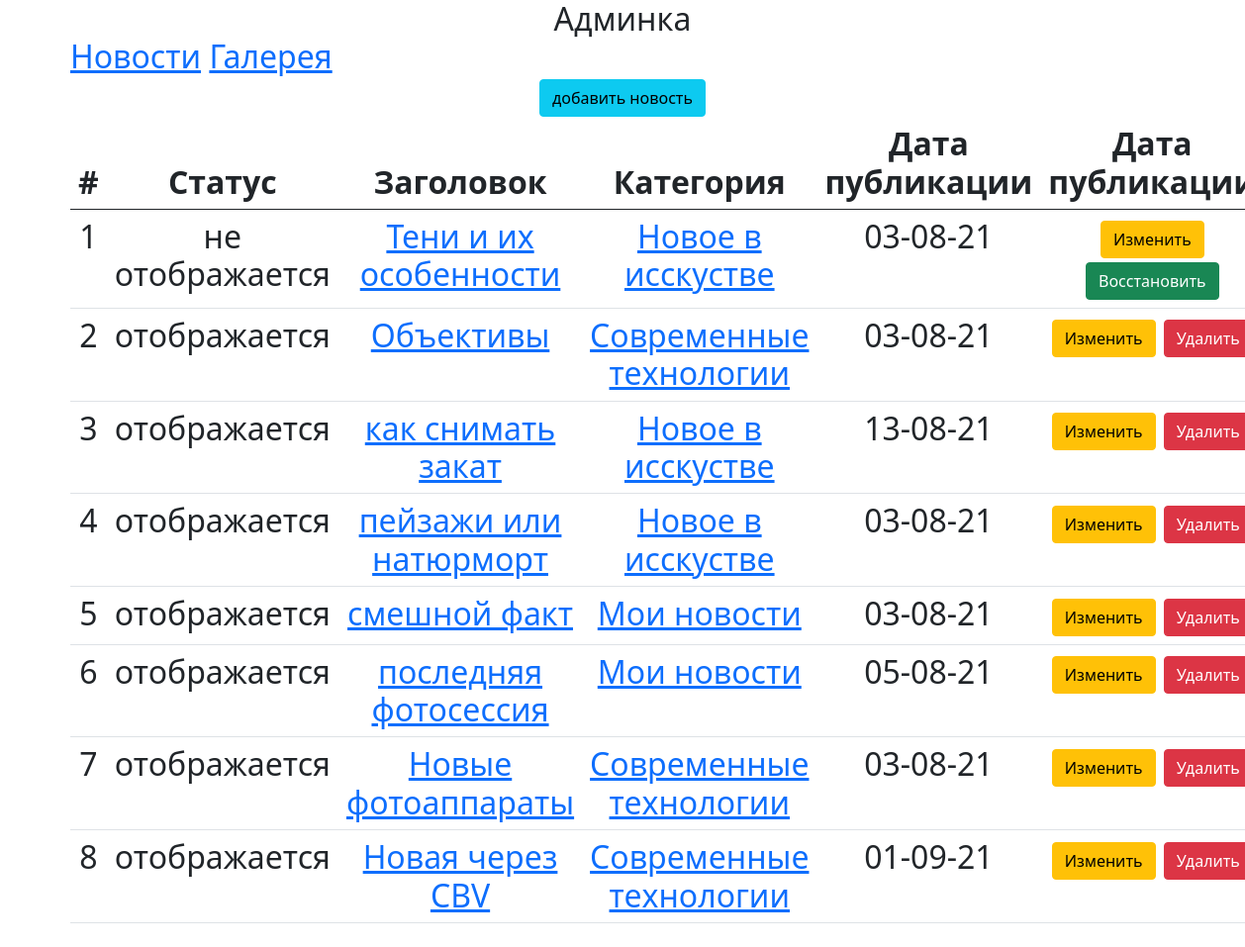
Page /myadmin/ on the earlier database version.
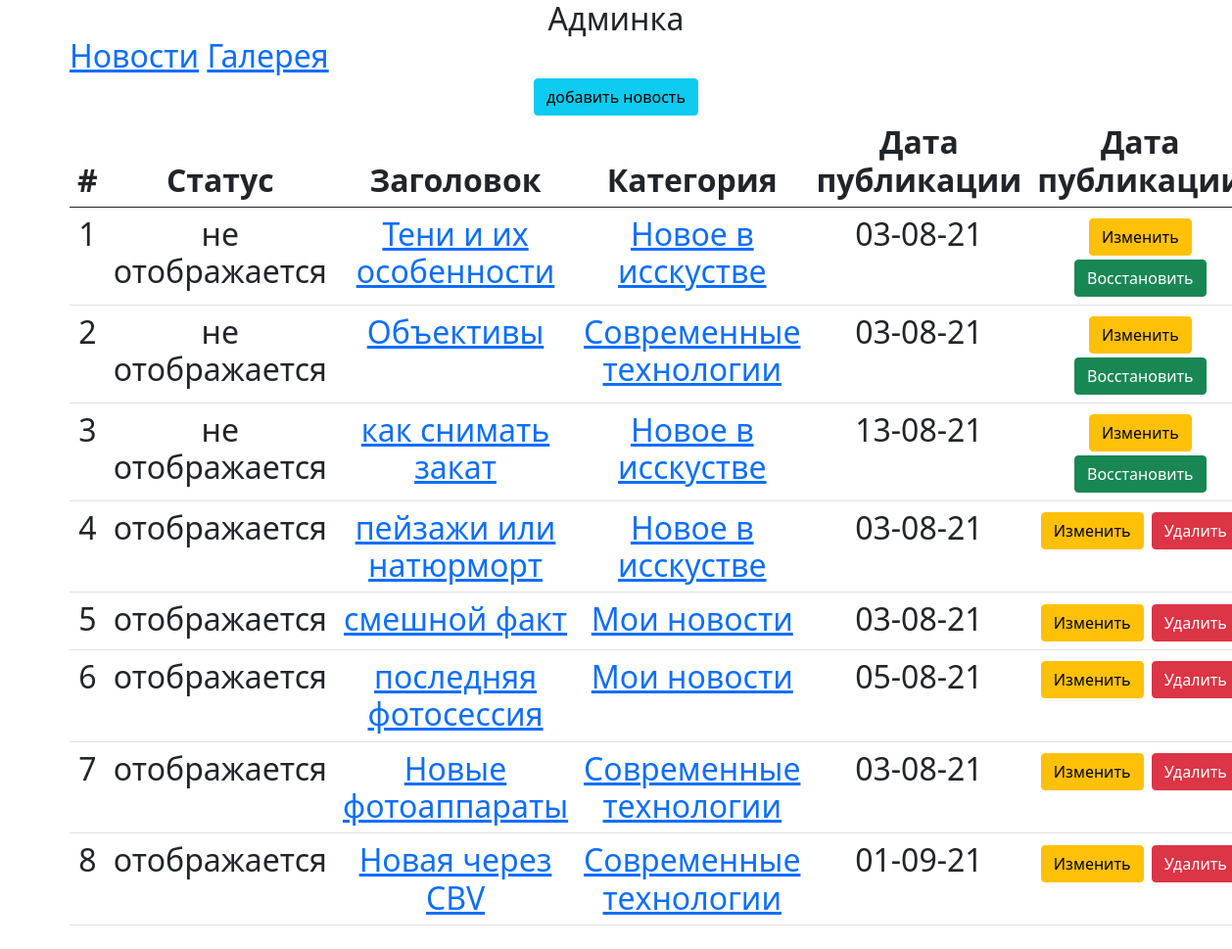
Same page on the later database version.
### news/models.py (models this page shows, shortened)
class News (models.Model):
    title = models.CharField(max_length=150, verbose_name='Заголовок')
    category = models.ForeignKey(Category, on_delete=models.CASCADE, verbose_name='Категория новости')
    intro = models.TextField(verbose_name='Введение')
    body = models.TextField(verbose_name='Новость')
    image = models.ImageField(upload_to='news/', verbose_name='Картинка')
    created_at = models.DateTimeField(verbose_name='Дата создания', auto_now_add=True)
    publish_at = models.DateTimeField(verbose_name='Дата публикации')
    is_active = models.BooleanField(default=True)
    class Meta:
        verbose_name = 'новость'
        verbose_name_plural = 'новости'

class Category(models.Model):
    title = models.CharField(max_length=150, verbose_name='Название категории новостей')
    is_active =  models.BooleanField(default=True, verbose_name='Отображать')
    def __str__(self):
        return  self.title
    class Meta:
        verbose_name = 'категорию'
        verbose_name_plural = 'категории'

### adminapp/views/news.py (the view)
# urls.py: path('', admin_views.NewsListView.as_view(), name='news_list'),
class NewsListView(ListView):
    model = News
    template_name = 'adminapp/news_list.html'

### adminapp/templates/adminapp/news_list.html
{% extends 'adminapp/base.html' %}
{% block content %}
    <div class="row">
        <div class="col-12">
            <a class="btn btn-info" href="{% url 'adminapp:news_create' %}">добавить новость</a>
        </div>
        <div class="col-12">
            <table class="table">
                <thead>
                <tr>
                    <th>#</th>
                    <th>Статус</th>
                    <th>Заголовок</th>
                    <th>Категория</th>
                    <th>Дата публикации</th>
                    <th>Дата публикации</th>
                </tr>
                </thead>
                <tbody>
                {% for object in object_list %}
                    <tr>
                        <td>{{ object.pk }}</td>
                        <td>
                            {% if object.is_active %}
                                отображается
                            {% else %}
                                не  отображается
                            {% endif %}
                        </td>
                        <td><a class="btm btm-link" href="{% url 'adminapp:news_read' object.pk %}">
                            {{ object.title }}
                        </a>
                        </td>
                        <td><a class="btm btm-link" href="{% url 'adminapp:categories_list' %}">
                            {{ object.category }}
                        </a>
                        </td>
                        <td>{{ object.publish_at|date:"d-m-y" }} </td>
                        <td>
                            <a class="btn btn-warning" href="{% url 'adminapp:news_update' object.pk %}"> Изменить</a>
                            {% if object.is_active %}
                                <a class="btn btn-danger" href="{% url 'adminapp:news_delete'  object.pk %}">
                                    Удалить </a>
                            {% else %}
                                <a class="btn btn-success" href="{% url 'adminapp:news_delete'  object.pk %}">
                                    Восстановить </a>
                            {% endif %}
                        </td>
                    </tr>
                {% endfor %}
                </tbody>
            </table>
        </div>
    </div>
{% endblock %}

Differences in the rows shown:
changed News "Объективы": category "Современные технологии" → "Cовременные технологии"; is_active "отображается Удалить" → "не отображается Восстановить"
changed News "как снимать закат": is_active "отображается Удалить" → "не отображается Восстановить"
changed through a linked row, News "Новые фотоаппараты": category "Современные технологии" → "Cовременные технологии"
changed through a linked row, News "Новая через CBV": category "Современные технологии" → "Cовременные технологии"
